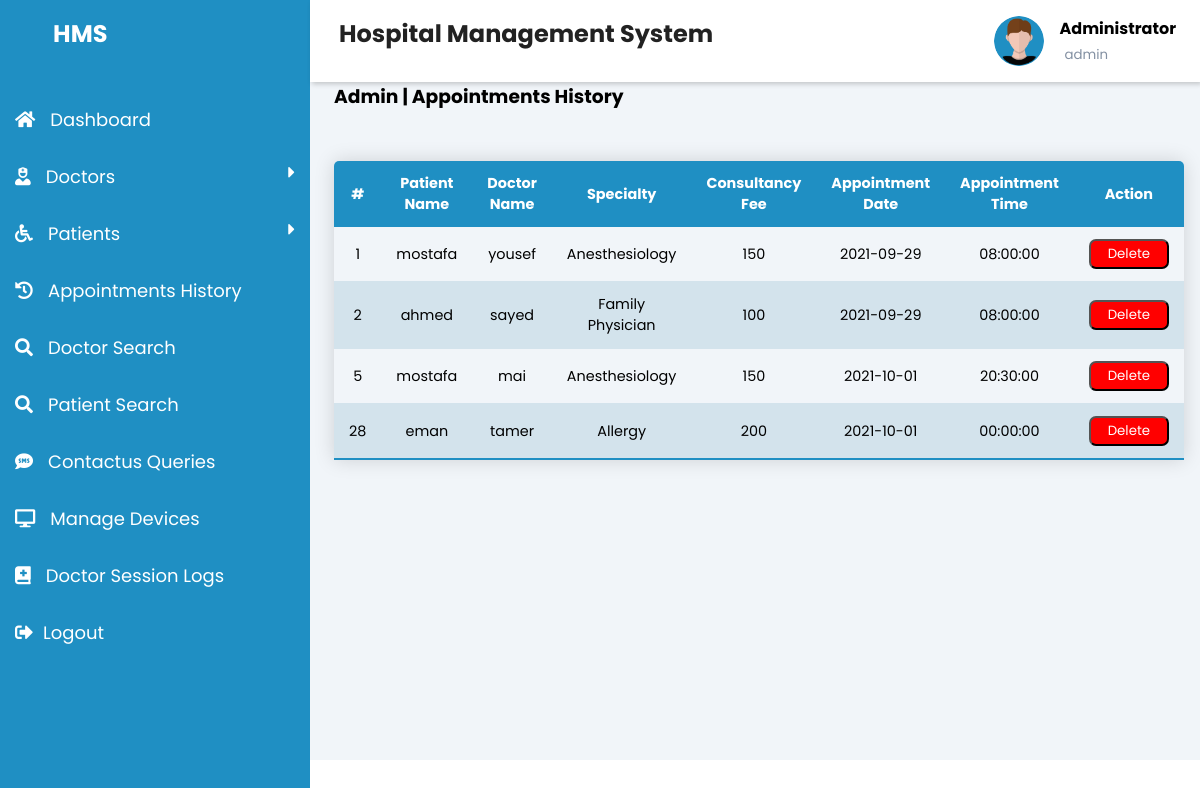
Screenshot of /HMS/HMIS/Admin/Appointment-History.php (signed in) with the database file from the repository.
### tables this page shows
CREATE TABLE `appointments` (
  `id` int(11) NOT NULL,
  `patient` varchar(50) NOT NULL,
  `doctor` varchar(50) NOT NULL,
  `specialty` varchar(50) NOT NULL,
  `consultancy` enum('100','120','150','200','250') NOT NULL,
  `A_date` date NOT NULL,
  `A_time` time NOT NULL
);

### HMS/HMIS/Admin/Appointment-History.php (the view, shortened to what this page needs)
<!DOCTYPE html>
<html>
<head>
    <link rel="stylesheet" href="https://maxst.icons8.com/vue-static/landings/line-awesome/line-awesome/1.3.0/css/line-awesome.min.css">
    <link rel="stylesheet" href="https://cdnjs.cloudflare.com/ajax/libs/font-awesome/5.15.3/css/all.min.css" />
    <link rel="stylesheet" href="dashboard-style.css">
</head>
<body>
    <div class="sidebar">
        <div class="sidebar-brand">
            <h2><span class="las la-clinic-medical"></span> <span>HMS</span></h2>
        </div>
        <div class="sidebar-menu">
            <ul>
                <li> <a href="Admin-dashboard.php">
                        <i class="fas fa-home"></i><span style="margin-left: 15px;">Dashboard</span>
                    </a>
                </li>
                <li> <a href="#">
                        <i class="fas fa-user-nurse"></i><span style="margin-left: 15px;">Doctors</span>
                        <i class="fas fa-caret-right icon" style="float: right;"></i>
                    </a>
                </li>
                <li><a href="#">
                        <i class="fas fa-wheelchair"></i><span style="margin-left: 15px;">Patients</span>
                        <i class="fas fa-caret-right icon" style="float: right;"></i>
                    </a>
                </li>
                <li> <a href="#">
                        <i class="fas fa-history"></i><span style="margin-left: 15px;">Appointments History</span>
                    </a>
                </li>
                <li> <a href="Doctors-Search.php">
                        <i class="fas fa-search"></i><span style="margin-left: 15px;">Doctor Search</span>
                    </a>
                </li>
                <li> <a href="Patients-Search.php">
                        <i class="fas fa-search"></i><span style="margin-left: 15px;">Patient Search</span>
                    </a>
                </li>
                <li> <a href="Contactus-Show.php">
                        <i class="fas fa-sms"></i><span style="margin-left: 15px;">Contactus Queries</span>
                    </a>
                </li>
                <li> <a href="Devices-Show.php">
                        <i class="fas fa-desktop"></i><span style="margin-left: 15px;">Manage Devices</span>
                    </a>
                </li>
                <li> <a href="#">
                        <i class="fas fa-book-medical"></i><span style="margin-left: 15px;">Doctor Session Logs</span>
                    </a>
                </li>
                <?php if (isset($_SESSION['username'])) : ?>
                    <li> <a href="Admin-login.php?logout='1'">
                            <i class="fas fa-sign-out-alt"></i><span style="margin-left: 10px;">Logout</span>
                        </a>
                    </li>
                <?php endif ?>
            </ul>
        </div>
    </div>
    <div class="main-content">
        <header>
            <h2>
                <label for="nav-toggle">
                    <span class="las la-bars"></span>
                </label> Hospital Management System
            </h2>
            <div class="user-wrapper">
                <img src="../img/profile.png" width="50px" height="50px" alt="">
                <div>
                    <h4>Administrator</h4>
                    <?php if (isset($_SESSION['username'])) : ?>
                        <small><?php echo $_SESSION['username']; ?></small>
                    <?php endif ?>
                </div>
            </div>
        </header>
        <main>
            <div class="mainTitle">
                <h3>Admin | Appointments History</h3><br>
            </div>
            <table class="content-table">
                <thead>
                    <tr>
                        <th>#</th>
                        <th>Patient Name</th>
                        <th>Doctor Name</th>
                        <th>Specialty</th>
                        <th>Consultancy Fee</th>
                        <th>Appointment Date</th>
                        <th>Appointment Time</th>
                        <th>Action</th>
                    </tr>
                </thead>
                <tbody>
                    <?php
                    $conn = new mysqli('localhost', 'root', '', 'hospital');
                    $sql = "SELECT * FROM appointments";
                    $result = $conn->query($sql);
                    if ($result->num_rows > 0) {
                        while ($row = $result->fetch_assoc()) {
                    ?>
                            <tr>
                                <td><?php echo $row['id']; ?></td>
                                <td><?php echo $row['patient']; ?></td>
                                <td><?php echo $row['doctor']; ?></td>
                                <td><?php echo $row['specialty']; ?></td>
                                <td><?php echo $row['consultancy']; ?></td>
                                <td><?php echo $row['A_date']; ?></td>
                                <td><?php echo $row['A_time']; ?></td>
                                <td>
                                    <form action="" method="post">
                                        <button class="cancel_btn" type="submit" name="cancel_btn" style="background-color:red; color:white; width:80px; height:30px; border-radius: 7px;" onclick="alert('Successfully Appointment has been cancelled..')"> Delete</button>
                                    </form>
                                </td>
                            </tr>
                    <?php
                        }
                    } else {
                        echo "No Record Found";
                    }
                    ?>
                </tbody>
            </table>
        </main>
    </div>
</body>
</html>

### HMS/HMIS/Admin/dashboard-style.css (style rules this page uses)
:root { --main-color: #1f8fc3; --color-dark: #1D2231; --text-grey: #8390A2; }
* { padding: 0; margin: 0; box-sizing: border-box; list-style-type: none; text-decoration: none; font-family: 'Poppins', sans-serif; }
.sidebar { width: 310px; position: fixed; left: 0; top: 0; height: 100%; background: #1f8fc3; z-index: 100; transition: width 300ms; }
.sidebar-brand { height: 75px; padding: 1rem 0rem 1rem 2rem; color: #fff; }
.sidebar-brand span { display: inline-block; padding-right: 1rem; }
.sidebar-menu { margin-top: 1rem; }
.sidebar-menu li { transition: 1s all; font-family: 'Poppins', sans-serif; font-size: 18px; padding: 15px; color: #fff; list-style: none; display: block; border-top-right-radius: 10px 10px; border-bottom-right-radius: 10px 10px; }
.sidebar-menu li a { color: white; }
.main-content { transition: margin-left 300ms; margin-left: 310px; }
header { background: #fff; display: flex; justify-content: space-between; padding: 1rem 1.5rem; box-shadow: 2px 2px 5px rgba(0, 0, 0, 0.2); position: fixed; left: 310px; width: calc(100% - 310px); top: 0; z-index: 100; transition: left 300ms; }
header h2 { color: #222; }
header label span { padding-right: 5px; }
.user-wrapper { display: flex; align-items: center; }
.user-wrapper img { border-radius: 70%; margin-right: 1rem; }
.user-wrapper small { display: inline-block; color: #8390A2; margin-left: 5px; }
main { margin-top: 50px; padding: 2rem 1.5rem; background: #f1f5f9; min-height: calc(100vh - 90px); }
.content-table { border-collapse: collapse; margin: 25px 0; font-size: 0.9em; min-width: 400px; border-radius: 5px 5px 0 0; overflow: hidden; box-shadow: 0 0 20px rgba(0, 0, 0, 0.15); }
.content-table thead tr { background-color: var(--main-color); color: #ffffff; text-align: left; font-weight: bold; }
.content-table th, .content-table td { padding: 12px 15px; text-align: center; }
.content-table tbody tr { border-bottom: 1px solid #d3e3ec; }
.content-table tbody tr:nth-of-type(even) { background-color: #d3e3ec; }
.content-table tbody tr:last-of-type { border-bottom: 2px solid var(--main-color); }

### rows the page displays
appointments: id "1", patient "mostafa", doctor "yousef", specialty "Anesthesiology", consultancy "150", A_date "2021-09-29", A_time "08:00:00"
appointments: id "2", patient "ahmed", doctor "sayed", specialty "Family Physician", consultancy "100", A_date "2021-09-29", A_time "08:00:00"
appointments: id "5", patient "mostafa", doctor "mai", specialty "Anesthesiology", consultancy "150", A_date "2021-10-01", A_time "20:30:00"
appointments: id "28", patient "eman", doctor "tamer", specialty "Allergy", consultancy "200", A_date "2021-10-01", A_time "00:00:00"

### other values shown
$_SESSION['username'] "admin"
